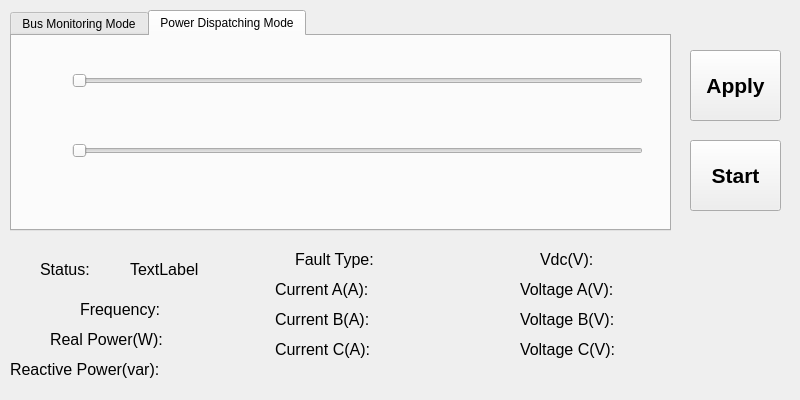
<?xml version="1.0" encoding="UTF-8"?>
<ui version="4.0">
 <class>Form</class>
 <widget class="QWidget" name="Form">
  <property name="geometry">
   <rect>
    <x>0</x>
    <y>0</y>
    <width>800</width>
    <height>400</height>
   </rect>
  </property>
  <property name="windowTitle">
   <string>Bi-directional Converter</string>
  </property>
  <property name="locale">
   <locale language="English" country="Singapore"/>
  </property>
  <widget class="QTabWidget" name="tabWidget">
   <property name="geometry">
    <rect>
     <x>10</x>
     <y>10</y>
     <width>661</width>
     <height>221</height>
    </rect>
   </property>
   <property name="currentIndex">
    <number>1</number>
   </property>
   <widget class="QWidget" name="tab">
    <attribute name="title">
     <string>Bus Monitoring Mode</string>
    </attribute>
    <widget class="QSlider" name="horizontalSlider">
     <property name="geometry">
      <rect>
       <x>60</x>
       <y>30</y>
       <width>571</width>
       <height>29</height>
      </rect>
     </property>
     <property name="orientation">
      <enum>Qt::Horizontal</enum>
     </property>
    </widget>
    <widget class="QSlider" name="horizontalSlider_2">
     <property name="geometry">
      <rect>
       <x>60</x>
       <y>100</y>
       <width>571</width>
       <height>29</height>
      </rect>
     </property>
     <property name="orientation">
      <enum>Qt::Horizontal</enum>
     </property>
    </widget>
   </widget>
   <widget class="QWidget" name="tab_2">
    <attribute name="title">
     <string>Power Dispatching Mode</string>
    </attribute>
    <widget class="QSlider" name="horizontalSlider_3">
     <property name="geometry">
      <rect>
       <x>60</x>
       <y>100</y>
       <width>571</width>
       <height>29</height>
      </rect>
     </property>
     <property name="orientation">
      <enum>Qt::Horizontal</enum>
     </property>
    </widget>
    <widget class="QSlider" name="horizontalSlider_4">
     <property name="geometry">
      <rect>
       <x>60</x>
       <y>30</y>
       <width>571</width>
       <height>29</height>
      </rect>
     </property>
     <property name="orientation">
      <enum>Qt::Horizontal</enum>
     </property>
    </widget>
   </widget>
  </widget>
  <widget class="QLabel" name="label">
   <property name="geometry">
    <rect>
     <x>40</x>
     <y>260</y>
     <width>57</width>
     <height>19</height>
    </rect>
   </property>
   <property name="font">
    <font>
     <pointsize>12</pointsize>
    </font>
   </property>
   <property name="text">
    <string>Status:</string>
   </property>
  </widget>
  <widget class="QLabel" name="label_3">
   <property name="geometry">
    <rect>
     <x>80</x>
     <y>300</y>
     <width>88</width>
     <height>19</height>
    </rect>
   </property>
   <property name="font">
    <font>
     <pointsize>12</pointsize>
    </font>
   </property>
   <property name="text">
    <string>Frequency:</string>
   </property>
  </widget>
  <widget class="QLabel" name="label_4">
   <property name="geometry">
    <rect>
     <x>50</x>
     <y>330</y>
     <width>121</width>
     <height>19</height>
    </rect>
   </property>
   <property name="font">
    <font>
     <pointsize>12</pointsize>
    </font>
   </property>
   <property name="text">
    <string>Real Power(W):</string>
   </property>
  </widget>
  <widget class="QLabel" name="label_6">
   <property name="geometry">
    <rect>
     <x>10</x>
     <y>360</y>
     <width>166</width>
     <height>19</height>
    </rect>
   </property>
   <property name="font">
    <font>
     <pointsize>12</pointsize>
    </font>
   </property>
   <property name="text">
    <string>Reactive Power(var):</string>
   </property>
  </widget>
  <widget class="QLabel" name="label_5">
   <property name="geometry">
    <rect>
     <x>275</x>
     <y>310</y>
     <width>106</width>
     <height>19</height>
    </rect>
   </property>
   <property name="font">
    <font>
     <pointsize>12</pointsize>
    </font>
   </property>
   <property name="text">
    <string>Current B(A):</string>
   </property>
  </widget>
  <widget class="QLabel" name="label_7">
   <property name="geometry">
    <rect>
     <x>275</x>
     <y>280</y>
     <width>106</width>
     <height>19</height>
    </rect>
   </property>
   <property name="font">
    <font>
     <pointsize>12</pointsize>
    </font>
   </property>
   <property name="text">
    <string>Current A(A):</string>
   </property>
  </widget>
  <widget class="QLabel" name="label_8">
   <property name="geometry">
    <rect>
     <x>275</x>
     <y>340</y>
     <width>106</width>
     <height>19</height>
    </rect>
   </property>
   <property name="font">
    <font>
     <pointsize>12</pointsize>
    </font>
   </property>
   <property name="text">
    <string>Current C(A):</string>
   </property>
  </widget>
  <widget class="QLabel" name="label_2">
   <property name="geometry">
    <rect>
     <x>295</x>
     <y>250</y>
     <width>87</width>
     <height>19</height>
    </rect>
   </property>
   <property name="font">
    <font>
     <pointsize>12</pointsize>
    </font>
   </property>
   <property name="text">
    <string>Fault Type:</string>
   </property>
  </widget>
  <widget class="QLabel" name="label_10">
   <property name="geometry">
    <rect>
     <x>520</x>
     <y>280</y>
     <width>106</width>
     <height>19</height>
    </rect>
   </property>
   <property name="font">
    <font>
     <pointsize>12</pointsize>
    </font>
   </property>
   <property name="text">
    <string>Voltage A(V):</string>
   </property>
  </widget>
  <widget class="QLabel" name="label_12">
   <property name="geometry">
    <rect>
     <x>540</x>
     <y>250</y>
     <width>59</width>
     <height>19</height>
    </rect>
   </property>
   <property name="font">
    <font>
     <pointsize>12</pointsize>
    </font>
   </property>
   <property name="text">
    <string>Vdc(V):</string>
   </property>
  </widget>
  <widget class="QPushButton" name="pushButton">
   <property name="geometry">
    <rect>
     <x>690</x>
     <y>50</y>
     <width>91</width>
     <height>71</height>
    </rect>
   </property>
   <property name="font">
    <font>
     <pointsize>16</pointsize>
     <weight>75</weight>
     <italic>false</italic>
     <bold>true</bold>
    </font>
   </property>
   <property name="cursor">
    <cursorShape>PointingHandCursor</cursorShape>
   </property>
   <property name="text">
    <string>Apply</string>
   </property>
  </widget>
  <widget class="QPushButton" name="pushButton_2">
   <property name="geometry">
    <rect>
     <x>690</x>
     <y>140</y>
     <width>91</width>
     <height>71</height>
    </rect>
   </property>
   <property name="font">
    <font>
     <pointsize>16</pointsize>
     <weight>75</weight>
     <bold>true</bold>
    </font>
   </property>
   <property name="text">
    <string>Start</string>
   </property>
  </widget>
  <widget class="QLabel" name="label_11">
   <property name="geometry">
    <rect>
     <x>520</x>
     <y>310</y>
     <width>106</width>
     <height>19</height>
    </rect>
   </property>
   <property name="font">
    <font>
     <pointsize>12</pointsize>
    </font>
   </property>
   <property name="text">
    <string>Voltage B(V):</string>
   </property>
  </widget>
  <widget class="QLabel" name="label_13">
   <property name="geometry">
    <rect>
     <x>520</x>
     <y>340</y>
     <width>106</width>
     <height>19</height>
    </rect>
   </property>
   <property name="font">
    <font>
     <pointsize>12</pointsize>
    </font>
   </property>
   <property name="text">
    <string>Voltage C(V):</string>
   </property>
  </widget>
  <widget class="QLabel" name="label_9">
   <property name="geometry">
    <rect>
     <x>130</x>
     <y>260</y>
     <width>76</width>
     <height>19</height>
    </rect>
   </property>
   <property name="font">
    <font>
     <pointsize>12</pointsize>
    </font>
   </property>
   <property name="text">
    <string>TextLabel</string>
   </property>
  </widget>
 </widget>
 <resources/>
 <connections/>
</ui>
